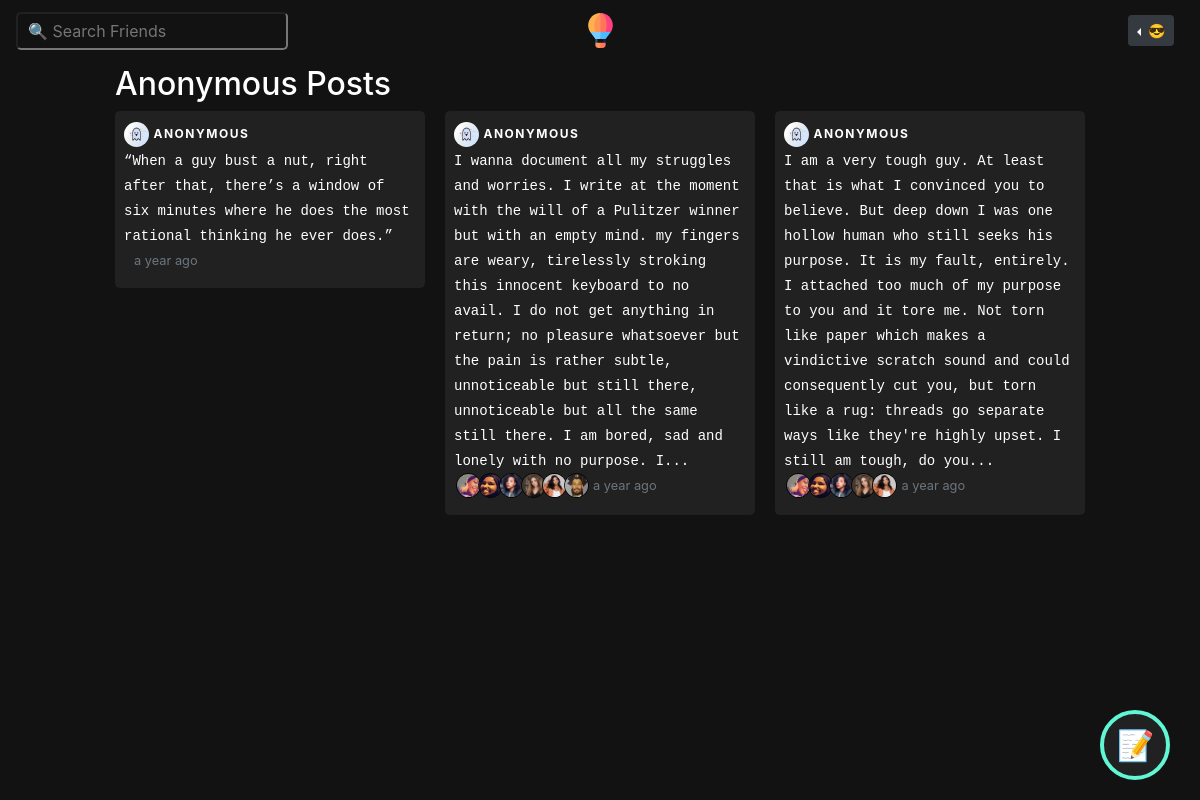
Page /anonymous (signed in) on the committed database.
### bambiv3/models.py (models this page shows, shortened)
class Post(db.Model):
	id = db.Column(db.Integer, primary_key=True)
	title = db.Column(db.String(100)) #nullable=False
	date_posted = db.Column(db.DateTime, nullable=False, default=datetime.utcnow)
	content = db.Column(db.Text, nullable=False)
	image = db.Column(db.String(20))
	anonymous = db.Column(db.Boolean, default=False, nullable=False)
	user_id = db.Column(db.Integer, db.ForeignKey('user.id'), nullable=False)
	likes = db.relationship('PostLike', backref='post', lazy='dynamic')
	comments = db.relationship("Comment", backref="post", lazy="dynamic", cascade="all, delete-orphan")

class User(db.Model, UserMixin):
	id = db.Column(db.Integer, primary_key=True)
	username = db.Column(db.String(20), unique=True, nullable=False)
	email = db.Column(db.String(120), unique=True, nullable=False)
	image_file = db.Column(db.String(20), nullable=False, default='default.jpg')
	password = db.Column(db.String(60), nullable=False)
	last_seen = db.Column(db.DateTime, default=datetime.utcnow)
	date_joined = db.Column(db.DateTime, nullable=False, default=datetime.utcnow)
	department = db.Column(db.String(20), nullable=False)
	student_number = db.Column(db.Integer(), unique=True, nullable=False)
	age = db.Column(db.DateTime, nullable=False)
	gender = db.Column(db.String(20), nullable=False)
	country = db.Column(db.String(20), nullable=False)
	hobby = db.Column(db.String(20), nullable=False)
	bio = db.Column(db.String(120), nullable=True)
	private = db.Column(db.Boolean, default=False, nullable=False)
	single = db.Column(db.Boolean, default=False, nullable=False)
	snapchat = db.Column(db.String(20),default=False, nullable=False)
	instagram = db.Column(db.String(20),default=False, nullable=False)
	posts = db.relationship('Post', backref='author', lazy=True, cascade="all, delete-orphan")
	products = db.relationship('Product', backref='author', lazy=True, cascade="all, delete-orphan")
	comments = db.relationship("Comment", backref="author", lazy="dynamic", cascade="all, delete-orphan")
	followed = db.relationship(
		'User', secondary=followers,
		primaryjoin=(followers.c.follower_id == id),
		secondaryjoin=(followers.c.followed_id == id),
		backref=db.backref('followers', lazy='dynamic'), lazy='dynamic')
	messages_sent = db.relationship('Message',
									foreign_keys='Message.sender_id',
									backref='author', lazy='dynamic', cascade="all, delete-orphan")
	messages_received = db.relationship('Message',
										foreign_keys='Message.recipient_id',
										backref='recipient', lazy='dynamic', cascade="all, delete-orphan")
	last_message_read_time = db.Column(db.DateTime)
	def is_following(self, user):
		return self.followed.filter(followers.c.followed_id == user.id).count() > 0
	def has_liked_post(self, post):
		return PostLike.query.filter(
			PostLike.user_id == self.id,
			PostLike.post_id == post.id).count() > 0
	def new_messages(self):
		last_read_time = self.last_message_read_time or datetime(1900, 1, 1)
		return Message.query.filter_by(recipient=self).filter(
			Message.timestamp > last_read_time).count()

### bambiv3/routes.py (the view)
@app.route('/anonymous')
@login_required
def anonymous():
	users = User.query.all()
	anonymous = set()
	posts = Post.query.all()
	for post in posts:
		if post.anonymous:
			anonymous.add(post)
	return render_template('anonymous.html', users=users, anonymous=anonymous, title="Anonymous")

### bambiv3/models.py (called while the page is built)
@login_manager.user_loader
def load_user(user_id):
	return User.query.get(int(user_id))

### bambiv3/routes.py (called while the page is built)
@app.before_request
def before_request():
	if current_user.is_authenticated:
		current_user.last_seen = datetime.utcnow()
		db.session.commit()

### bambiv3/templates/anonymous.html (shortened to what this page needs)
{% extends "layout.html" %}
{% block content %}
<div class="container-fluid">
  <div class="row">
    <div class="col-lg-1"></div>
    <div class="col-lg-10">
     <h2 class="mt-1">Anonymous Posts</h2>
     <div class="card-columns">
   {% for post in anonymous %}
      <div class="card" style="border:1px solid #212121;border-radius:5px;">
        <div class="card-block p-2" style="background:#212121;">
          <img src="{{ url_for('static', filename='resources/' + 'ghost.jpg') }}" style="width:25px;height:25px;border-radius:50%">
          <span style="text-transform:uppercase;font-weight:700;font-size:12px;letter-spacing:1.5px;">anonymous</span> <br>
          <code style="color:#fff;">
            <a href=" {{ url_for('post', post_id=post.id) }} " style="color:#fff;text-decoration:none;">
            {{post.content| truncate(420) | safe | urlize(40, target='_blank')}}
            </a>
         </code> <br>
        <span class="mb-2" style="margin-left:10px;">
            {% for user in users if user.has_liked_post(post) and user.is_following(current_user)%}
            <a href="{{url_for('user_posts', username=user.username)}}"><img src="{{ url_for('static', filename='profile_pics/' + user.image_file) }}" style="width:25px;height:25px;border-radius:50%;margin-left:-8px;border:1px solid #000;" title="{{user.username.title()}}"></a>
            {% endfor %}
            <small class="text-muted">{{ moment(post.date_posted).fromNow() }}</small>
        </span>
        </div>
      </div>
      {% endfor %}
  </div>
</div>
</div>
{% endblock content %}

### bambiv3/static/main.css (style rules this page uses)
body { background:#121212; color:#fff; }
.about span, small { color:#1e90ff; }

### rows in the picture
Post: content "“When a guy bust a nut, right after that, there’s a window of six minutes where he does the most rational thinking he ever does.”", date_posted "a year ago"
Post: content "I wanna document all my struggles and worries. I write at the moment with the will of a Pulitzer winner but with an empty mind. my fingers are weary, tirelessly stroking this innocent keyboard to no avail. I do not get anything in return; no pleasure whatsoever but the pain is rather subtle, unnoticeable but still there, unnoticeable but all the same still there. I am bored, sad and lonely with no purpose. I...", date_posted "a year ago"
User: image_file (picture)
User: image_file (picture)
User: image_file (picture)
User: image_file (picture)
User: image_file (picture)
User: image_file (picture)
Post: content "I am a very tough guy. At least that is what I convinced you to believe. But deep down I was one hollow human who still seeks his purpose. It is my fault, entirely. I attached too much of my purpose to you and it tore me. Not torn like paper which makes a vindictive scratch sound and could consequently cut you, but torn like a rug: threads go separate ways like they're highly upset. I still am tough, do you...", date_posted "a year ago"
